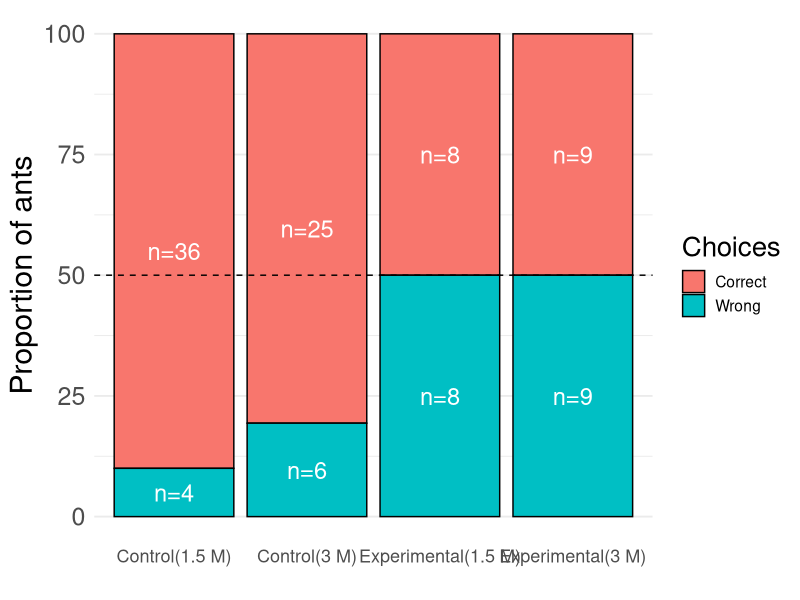
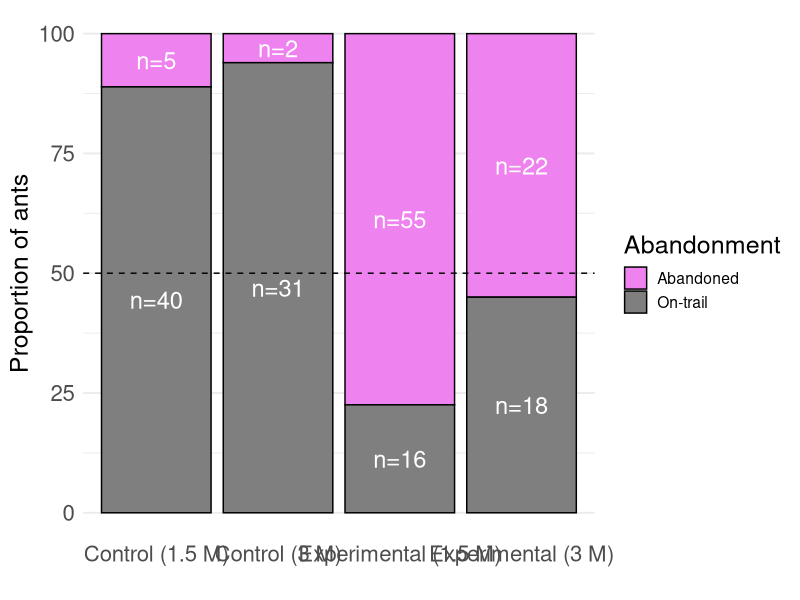
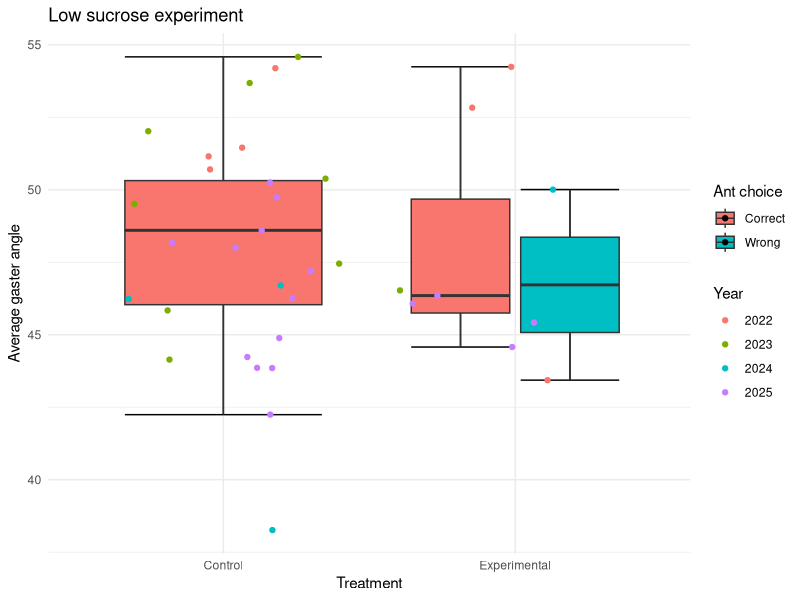
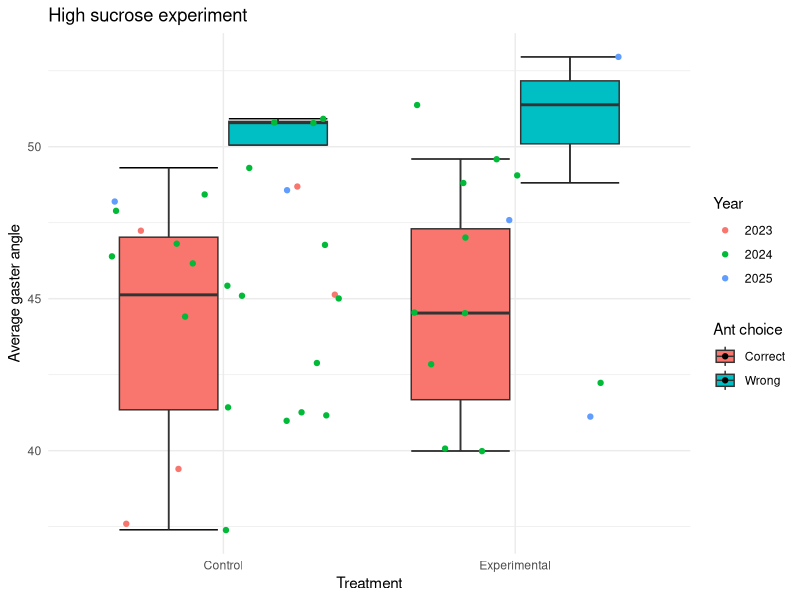
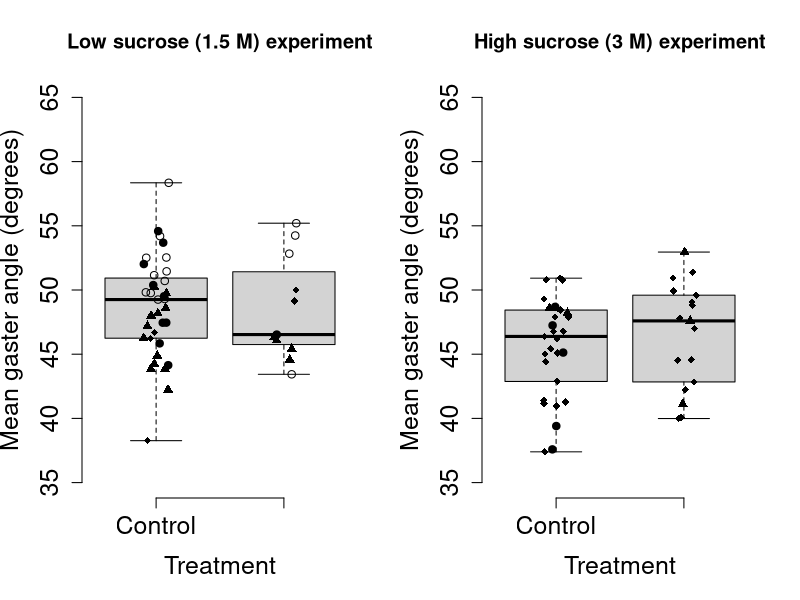

Here is the R script that generated these plots, in order:
## ---- chunk 1
knitr::opts_chunk$set(echo = TRUE)
## ---- chunk 2
library(tidyverse)
library(ggplot2)
library(ggthemes)
library(ggstats)
## ---- chunk 3
#Importing the datasheets,and converting the relevant columns into factors

low_sucrose_experiment_data<-read.csv("Combined ant choices_Low sucrose experiment.csv")

high_sucrose_experiment_data<-read.csv("Combined ant choices_High sucrose experiment.csv")

#Extracting the columns needed for choice and abandonment analysis
low_sucrose_experiment_choices<-data.frame(low_sucrose_experiment_data$Treatment,low_sucrose_experiment_data$Ant.choice)
high_sucrose_experiment_choices<-data.frame(high_sucrose_experiment_data$Treatment,high_sucrose_experiment_data$Ant.choice)

#Changing the column names
colnames(low_sucrose_experiment_choices)<-c("treatment","choices")
colnames(high_sucrose_experiment_choices)<-c("treatment","choices")

#Converting the columns into factors
low_sucrose_experiment_choices$treatment<-as.factor(low_sucrose_experiment_choices$treatment)
low_sucrose_experiment_choices$choices<-as.factor(low_sucrose_experiment_choices$choices)

high_sucrose_experiment_choices$treatment<-as.factor(high_sucrose_experiment_choices$treatment)
high_sucrose_experiment_choices$choices<-as.factor(high_sucrose_experiment_choices$choices)

## ---- chunk 4

#1.5M DATA CHOICE ANALYSIS

#Filtering data where ant made either a correct or a wrong choice
low_sucrose_experiment_choices_only<-
  low_sucrose_experiment_choices %>% 
  filter(choices !="Abandoned")

#Dropping the abandonment factor level
low_sucrose_experiment_choices_only$choices<-droplevels(low_sucrose_experiment_choices_only$choices)

#Creating table
low_sucrose_experiment_choices_only_table<-table(low_sucrose_experiment_choices_only)

chisq.test(low_sucrose_experiment_choices_only_table,correct = F)

#Binomial test for control data
binom.test(36,40,0.5)
#Significant!

#Binomial test for experimental data
binom.test(8,16,0.5)
#Non-significant 
 
#3M DATA CHOICE ANALYSIS

#Filtering data where ant made either a correct or a wrong choice
high_sucrose_experiment_choices_only<-
  high_sucrose_experiment_choices %>% 
  filter(choices !="Abandoned")

#Dropping the abandonment factor level
high_sucrose_experiment_choices_only$choices<-droplevels(high_sucrose_experiment_choices_only$choices)

#Creating table
high_sucrose_experiment_choices_only_table<-table(high_sucrose_experiment_choices_only)

chisq.test(high_sucrose_experiment_choices_only_table,correct = F)
#Significant

#Binomial test for control data
binom.test(27,33,0.5)
#Significant!

#Binomial test for experimental data
binom.test(11,21,0.5)
#Non-significant 
## ---- chunk 5

#LOW SUCROSE EXPERIMENT ABANDONMENT ANALYSIS

#Filtering data where ant made either a correct or a wrong choice
low_sucrose_experiment_choices$abandonment<-ifelse(low_sucrose_experiment_choices$choices=="Abandoned","Abandoned","On-trail")

low_sucrose_experiment_abandonment_table<-table(low_sucrose_experiment_choices[-2])

#Chi-square test
chisq.test(low_sucrose_experiment_abandonment_table,correct = F)
#Significant

#Binomial test for control data
binom.test(5,45,0.5)
#Significantly more ants stay on the trail than abandon here

#Binomial test for experimental data
binom.test(55,71,0.5)
#Significantly more ants abandon the trail than stay on the trail

#HIGH SUCROSE EXPERIMENT ABANDONMENT ANALYSIS

#Filtering data where ant made either a correct or a wrong choice
high_sucrose_experiment_choices$abandonment<-ifelse(high_sucrose_experiment_choices$choices=="Abandoned","Abandoned","On-trail")

high_sucrose_experiment_abandonment_table<-table(high_sucrose_experiment_choices[-2])

#Chi-square test
chisq.test(high_sucrose_experiment_abandonment_table,correct = F)
#Significant


#Binomial test for control data
binom.test(2,35,0.5) #Significant
#Significantly more ants stay on the trail than abandon here

#Binomial test for experimental data
binom.test(30,51,0.5)
#Non-significant

## ---- chunk 6

#Creating labels specific to the experiment type and combining the dataframes
low_sucrose_experiment_choices$label<-as.factor(ifelse(low_sucrose_experiment_choices$treatment=="Control","Control_1.5m","Exp_1.5m"))

high_sucrose_experiment_choices$label<-as.factor(ifelse(high_sucrose_experiment_choices$treatment=="Control","Control_3m","Exp_3m"))


#Combining the choices from both experiments
all_exp_combined_data_choices<-rbind(low_sucrose_experiment_choices,high_sucrose_experiment_choices)

#Subsetting the data from the two treatments (combined for both experiments separately) to compare between the experiments.
all_exp_combined_control<-subset(all_exp_combined_data_choices,all_exp_combined_data_choices$treatment=="Control")

all_exp_combined_experimental<-subset(all_exp_combined_data_choices,all_exp_combined_data_choices$treatment=="Experimental")

#Dropping the uncessary factor levels
all_exp_combined_control$label<-droplevels(all_exp_combined_control$label)

all_exp_combined_experimental$label<-droplevels(all_exp_combined_experimental$label)

#COMPARING CORRECT VS. WRONG CHOICES BETWEEN THE TWO EXPERIMENTS FOR EACH TREATMENT

#CONTROL TREATMENT
all_exp_combined_control_choices_only<-data.frame(all_exp_combined_control$choices,all_exp_combined_control$label)

colnames(all_exp_combined_control_choices_only)<-c("choices","exp_type")

#Removing abandonment data for this analysis
all_exp_combined_control_choices_only<-subset(all_exp_combined_control_choices_only,all_exp_combined_control_choices_only$choices!="Abandoned")

#Dropping the uncessary factor levels
all_exp_combined_control_choices_only$choices<-droplevels(all_exp_combined_control_choices_only$choices)

all_exp_combined_control_choices_only_table<-table(all_exp_combined_control_choices_only)

chisq.test(all_exp_combined_control_choices_only_table,correct = F)
#Not significant

#EXPERIMENTAL TREATMENT

all_exp_combined_experimental_choices_only<-data.frame(all_exp_combined_experimental$choices,all_exp_combined_experimental$label)

colnames(all_exp_combined_experimental_choices_only)<-c("choices","exp_type")

#Removing abandonment data for this analysis
all_exp_combined_experimental_choices_only<-subset(all_exp_combined_experimental_choices_only,all_exp_combined_experimental_choices_only$choices!="Abandoned")

#Dropping the uncessary factor levels
all_exp_combined_experimental_choices_only$choices<-droplevels(all_exp_combined_experimental_choices_only$choices)

all_exp_combined_experimental_choices_only_table<-table(all_exp_combined_experimental_choices_only)

chisq.test(all_exp_combined_experimental_choices_only_table,correct = F)
#Not significant
## ---- chunk 7

#CONTROL
all_exp_combined_control_abandonment_only<-data.frame(all_exp_combined_control$abandonment,all_exp_combined_control$label)

colnames(all_exp_combined_control_abandonment_only)<-c("abandonment","exp_type")

all_exp_combined_control_abandonment_only$abandonment<-as.factor(all_exp_combined_control_abandonment_only$abandonment)

all_exp_combined_control_abandonment_only_table<-table(all_exp_combined_control_abandonment_only)

chisq.test(all_exp_combined_control_abandonment_only_table,correct = F)
#Not significant


#Experimental
all_exp_combined_experimental_abandonment_only<-data.frame(all_exp_combined_experimental$abandonment,all_exp_combined_experimental$label)

colnames(all_exp_combined_experimental_abandonment_only)<-c("abandonment","exp_type")

all_exp_combined_experimental_abandonment_only$abandonment<-as.factor(all_exp_combined_experimental_abandonment_only$abandonment)

all_exp_combined_experimental_abandonment_only_table<-table(all_exp_combined_experimental_abandonment_only)

chisq.test(all_exp_combined_experimental_abandonment_only_table,correct = F)
#Significant!

## ---- chunk 8

choices_combined<-subset(all_exp_combined_data_choices,choices!="Abandoned")
#Removing abandonment data for the plot

choices_combined$label<-factor(choices_combined$label,levels=c("Control_1.5m","Control_3m","Exp_1.5m","Exp_3m"))

choices_combined<-as.data.frame(choices_combined %>%
  group_by(label,choices)%>%
  summarize(total=n())) 

choices_combined <- choices_combined %>%
  group_by(label) %>%
  mutate(
    percent = total / sum(total) * 100,
    n = sum(total)
  )

choices_combined <- choices_combined %>%
  group_by(label) %>%
  mutate(
    percent = total / sum(total) * 100,
    n = sum(total)
  )


ggplot(choices_combined, aes(x = label, y = percent, fill = choices)) +
  geom_bar(stat = "identity", color = "black") +
  geom_text(
    aes(label = paste0("n=", total)),
    position = position_stack(vjust = 0.5),
    size = 6,          # larger geom_text labels
    color = "white"
  ) +
  scale_y_continuous() +
  labs(x = "", y = "Proportion of ants", fill = "Choices") +  # legend title
  theme_minimal(base_size = 14) +
  theme(
    axis.text.x = element_text(size = 13),
    axis.title.y = element_text(size = 22),
    axis.text.y = element_text(size = 18),# bigger y-axis label
    legend.title = element_text(size = 20),           # bigger legend title
    panel.grid.major.x = element_blank()
  ) +geom_hline(yintercept = 50, linetype = "dashed")+
  scale_x_discrete(labels=c("Control_1.5m"="Control(1.5 M)","Control_3m"= "Control(3 M)", "Exp_1.5m"="Experimental(1.5 M)","Exp_3m" = "Experimental(3 M)"))+
  guides(fill=guide_legend(title="Choices"))


## ---- chunk 9
 
abandon_combined<-as.data.frame(all_exp_combined_data_choices %>%
  group_by(label,abandonment)%>%
  summarize(total=n()))

abandon_combined$label<-factor(abandon_combined$label,levels=c("Control_1.5m","Control_3m","Exp_1.5m","Exp_3m"))

abandon_combined<-as.data.frame(abandon_combined %>%
  group_by(label) %>%
  mutate(
    percent = total / sum(total) * 100,
    n = sum(total)
  ))

ggplot(abandon_combined, aes(x = label, y = percent, fill = abandonment)) +
  geom_bar(stat = "identity", color = "black") +
  # Show individual sample sizes inside each stack
  geom_text(
    aes(label = paste0("n=", total)),   # use total for each segment
    position = position_stack(vjust = 0.5),  # centers text in each segment
    size = 6,                           # larger geom_text labels
    color = "white"
  ) +
  scale_y_continuous() +
  labs(x = "", y = "Proportion of ants") +
  theme_minimal(base_size = 14) +
  theme(
    axis.text.x  = element_text(hjust = 0.5, size = 16), # straight x-axis labels, bigger size
    axis.text.y  = element_text(size = 16),              # bigger y-axis numbers
    axis.title.y = element_text(size = 18),              # bigger y-axis label
    legend.title = element_text(size = 18),              # bigger legend title
    panel.grid.major.x = element_blank()
  ) +
  geom_hline(yintercept = 50, linetype = "dashed") +
  scale_x_discrete(labels = c(
    "Control_1.5m" = "Control (1.5 M)",
    "Control_3m"   = "Control (3 M)",
    "Exp_1.5m"     = "Experimental (1.5 M)",
    "Exp_3m"       = "Experimental (3 M)"
  )) +
  guides(fill = guide_legend(title = "Abandonment")) +
  scale_fill_manual(values = c("violet", "gray50"))


## ---- chunk 10

#LOW SUCROSE EXPERIMENT
gaster_angle_low_sucrose<-read.csv("Combined gaster angles_Low sucrose experiment.csv")

#Converting the relevant columns to factors
gaster_angle_low_sucrose$Ant.choice<-as.factor(gaster_angle_low_sucrose$Ant.choice)
gaster_angle_low_sucrose$Treatment<-as.factor(gaster_angle_low_sucrose$Treatment)
gaster_angle_low_sucrose$Video<-as.factor(gaster_angle_low_sucrose$Video)
gaster_angle_low_sucrose$Year<-as.factor(gaster_angle_low_sucrose$Year)
gaster_angle_low_sucrose$Ant.fed.on.the.feeder<-as.factor(gaster_angle_low_sucrose$Ant.fed.on.the.feeder)

#Converting gaster angle measures to numbers
gaster_angle_low_sucrose$Angle.measurement.1<-as.numeric(gaster_angle_low_sucrose$Angle.measurement.1)
gaster_angle_low_sucrose$Angle.measurement.2<-as.numeric(gaster_angle_low_sucrose$Angle.measurement.2)
gaster_angle_low_sucrose$Angle.measurement.3<-as.numeric(gaster_angle_low_sucrose$Angle.measurement.3)
#Ignore the warnings here


#HIGH SUCROSE EXPERIMENT
gaster_angle_high_sucrose<-read.csv("Combined gaster angles_High sucrose experiment.csv")

#Converting the relevant columns to factors
gaster_angle_high_sucrose$Ant.choice<-as.factor(gaster_angle_high_sucrose$Ant.choice)
gaster_angle_high_sucrose$Treatment<-as.factor(gaster_angle_high_sucrose$Treatment)
gaster_angle_high_sucrose$Video<-as.factor(gaster_angle_high_sucrose$Video)
gaster_angle_high_sucrose$Year<-as.factor(gaster_angle_high_sucrose$Year)
gaster_angle_high_sucrose$Ant.fed.on.the.feeder<-as.factor(gaster_angle_high_sucrose$Ant.fed.on.the.feeder)


#Converting gaster angle measures to numbers
gaster_angle_high_sucrose$Angle.measurement.1<-as.numeric(gaster_angle_high_sucrose$Angle.measurement.1)
gaster_angle_high_sucrose$Angle.measurement.2<-as.numeric(gaster_angle_high_sucrose$Angle.measurement.2)
gaster_angle_high_sucrose$Angle.measurement.3<-as.numeric(gaster_angle_high_sucrose$Angle.measurement.3)
#Ignore the warnings here

## ---- chunk 11

#LOW SUCROSE EXPERIMENT
 
gaster_angle_low_sucrose_ready<-gaster_angle_low_sucrose %>%
  transmute(Video,Treatment,Ant.choice,Ant.fed.on.the.feeder, Year,mean_gaster_angle=rowMeans(select(.,Angle.measurement.1:Angle.measurement.3)))

gaster_angle_low_sucrose_ready<-as.data.frame(gaster_angle_low_sucrose_ready %>%
  group_by(Video,Treatment,Ant.choice,Ant.fed.on.the.feeder,Year) %>%
  summarise(mean_gaster_angle=mean(mean_gaster_angle,na.rm = T)))

gaster_angle_low_sucrose_ready<-na.omit(gaster_angle_low_sucrose_ready)


#HIGH SUCROSE EXPERIMENT

gaster_angle_high_sucrose_ready<-gaster_angle_high_sucrose %>%
  transmute(Video,Treatment,Ant.choice,Ant.fed.on.the.feeder,Year,mean_gaster_angle=rowMeans(select(.,Angle.measurement.1:Angle.measurement.3)))

gaster_angle_high_sucrose_ready<-as.data.frame(gaster_angle_high_sucrose_ready %>%
  group_by(Video,Treatment,Ant.choice,Ant.fed.on.the.feeder,Year) %>%
  summarise(mean_gaster_angle=mean(mean_gaster_angle,na.rm = T)))

gaster_angle_high_sucrose_ready<-na.omit(gaster_angle_high_sucrose_ready)


#Summary of ants that made choices and fed on feeder or not
low_sucrose_summary<-gaster_angle_low_sucrose_ready[,c(2,3,4)]
table(low_sucrose_summary)

high_sucrose_summary<-gaster_angle_high_sucrose_ready[,c(2,3,4)]
table(high_sucrose_summary)

#Average gaster angle calculations:
gaster_angle_low_sucrose_ready %>%
  group_by(Treatment) %>%
  summarise(mean(mean_gaster_angle))

gaster_angle_high_sucrose_ready %>%
  group_by(Treatment) %>%
  summarise(mean(mean_gaster_angle))

## ---- chunk 12
#Low sucrose
gaster_angle_low_sucrose_wrong_choices_unfed<-subset(gaster_angle_low_sucrose_ready,Ant.fed.on.the.feeder=="No" & Ant.choice=="Wrong")

gaster_angle_low_sucrose_correct_choices<-subset(gaster_angle_low_sucrose_ready,Ant.choice=="Correct")

#This contains data for the ants that made correct choices, and also includes the ants that made a wrong choice, but did not feed on the sucrose
gaster_angle_low_sucrose_graph1<-rbind(gaster_angle_low_sucrose_wrong_choices_unfed,gaster_angle_low_sucrose_correct_choices)

ggplot(gaster_angle_low_sucrose_graph1,aes(Treatment,mean_gaster_angle,fill=Ant.choice))+stat_boxplot(geom="errorbar")+geom_boxplot(outlier.shape = NA)+ theme_minimal()+xlab("Treatment")+ylab("Average gaster angle")+geom_jitter(aes(color=Year))+ggtitle("Low sucrose experiment")+guides(fill=guide_legend(title="Ant choice"))

#Comparing gaster angles for correct vs. wrong choices within the treatment

exp_low_sucrose_data_exp<-gaster_angle_low_sucrose_graph1 %>%
  filter(Treatment=="Experimental")
wilcox.test(exp_low_sucrose_data_exp$mean_gaster_angle~exp_low_sucrose_data_exp$Ant.choice) 
#No Significant difference


#High sucrose
#Low sucrose
gaster_angle_high_sucrose_wrong_choices_unfed<-subset(gaster_angle_high_sucrose_ready,Ant.fed.on.the.feeder=="No" & Ant.choice=="Wrong")

gaster_angle_high_sucrose_correct_choices<-subset(gaster_angle_high_sucrose_ready,Ant.choice=="Correct")

#This contains data for the ants that made correct choices, and also includes the ants that made a wrong choice, but did not feed on the sucrose
gaster_angle_high_sucrose_graph1<-rbind(gaster_angle_high_sucrose_wrong_choices_unfed,gaster_angle_high_sucrose_correct_choices)

ggplot(gaster_angle_high_sucrose_graph1,aes(Treatment,mean_gaster_angle,fill=Ant.choice))+stat_boxplot(geom="errorbar")+geom_boxplot(outlier.shape = NA)+ theme_minimal()+xlab("Treatment")+ylab("Average gaster angle")+geom_jitter(aes(color=Year))+ggtitle("High sucrose experiment")+guides(fill=guide_legend(title="Ant choice"))

#Comparing gaster angles for correct vs. wrong choices within the treatment

exp_high_sucrose_data_exp<-gaster_angle_high_sucrose_graph1 %>%
  filter(Treatment=="Experimental")
wilcox.test(exp_high_sucrose_data_exp$mean_gaster_angle~exp_high_sucrose_data_exp$Ant.choice) 
#Significant difference


exp_high_sucrose_data_con<-gaster_angle_high_sucrose_graph1 %>%
  filter(Treatment=="Control")
wilcox.test(exp_high_sucrose_data_con$mean_gaster_angle~exp_high_sucrose_data_con$Ant.choice) 
#Significant difference
 
  
## ---- chunk 13
wilcox.test(gaster_angle_low_sucrose_ready$mean_gaster_angle~gaster_angle_low_sucrose_ready$Treatment) 
#No Significant difference

wilcox.test(gaster_angle_high_sucrose_ready$mean_gaster_angle~gaster_angle_high_sucrose_ready$Treatment) 
#No significant difference



## ---- chunk 14

par(mfrow=c(1,2))

#LOW SUCROSE EXPERIMENT
boxplot(gaster_angle_low_sucrose_ready$mean_gaster_angle~gaster_angle_low_sucrose_ready$Treatment,xlab="Treatment", ylab="Mean gaster angle (degrees)",range=0,frame=F,cex.axis=1.5,cex.lab=1.5,main="Low sucrose (1.5 M) experiment",ylim=c(35,65))

#Adding individual points to the boxplot
stripchart(mean_gaster_angle~Treatment,method="jitter",add=T,vertical=T,pch=1,data=gaster_angle_low_sucrose_ready[gaster_angle_low_sucrose_ready$Year==2022, ])
 
stripchart(mean_gaster_angle~Treatment,method="jitter",add=T,vertical=T,pch=19,data=gaster_angle_low_sucrose_ready[gaster_angle_low_sucrose_ready$Year==2023, ])

stripchart(mean_gaster_angle~Treatment,method="jitter",add=T,vertical=T,pch=18,data=gaster_angle_low_sucrose_ready[gaster_angle_low_sucrose_ready$Year==2024, ])

stripchart(mean_gaster_angle~Treatment,method="jitter",add=T,vertical=T,pch=17,data=gaster_angle_low_sucrose_ready[gaster_angle_low_sucrose_ready$Year==2025, ])


#HIGH SUCROSE EXPERIMENT
boxplot(gaster_angle_high_sucrose_ready$mean_gaster_angle~gaster_angle_high_sucrose_ready$Treatment,xlab="Treatment", ylab="Mean gaster angle (degrees)",range=0,frame=F,cex.axis=1.5,cex.lab=1.5,main="High sucrose (3 M) experiment",ylim=c(35,65))

#Adding individual points to the boxplot
stripchart(mean_gaster_angle~Treatment,method="jitter",add=T,vertical=T,pch=19,data=gaster_angle_high_sucrose_ready[gaster_angle_high_sucrose_ready$Year==2023, ])

stripchart(mean_gaster_angle~Treatment,method="jitter",add=T,vertical=T,pch=18,data=gaster_angle_high_sucrose_ready[gaster_angle_high_sucrose_ready$Year==2024, ])

stripchart(mean_gaster_angle~Treatment,method="jitter",add=T,vertical=T,pch=17,data=gaster_angle_high_sucrose_ready[gaster_angle_high_sucrose_ready$Year==2025, ])
